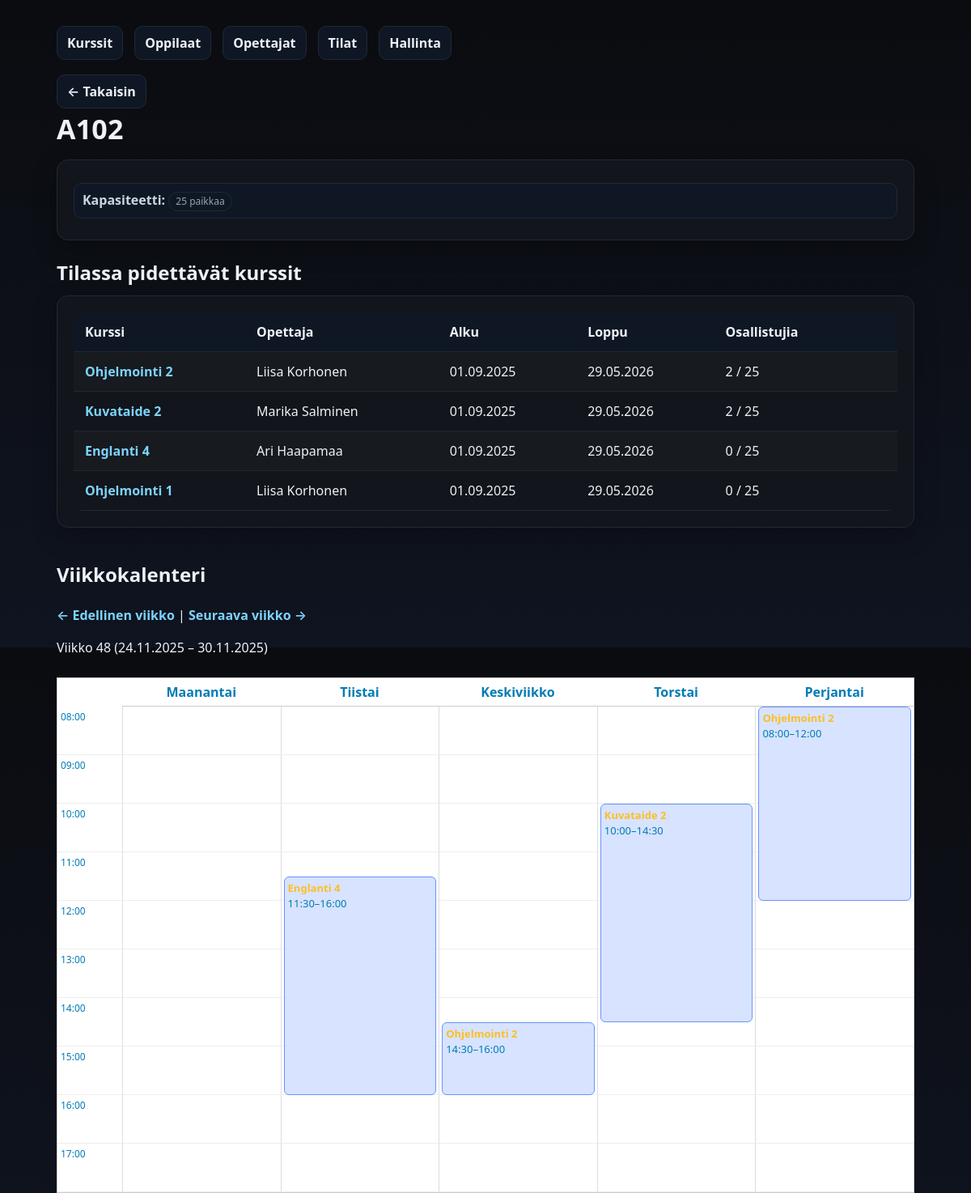
/kurssienhallinta/tila.php?id=2, run on the app's committed database.
### tables this page shows
CREATE TABLE `tilat` (
  `tila_id` int(11) NOT NULL,
  `tila_nimi` varchar(50) NOT NULL,
  `paikkoja` int(11) NOT NULL
);

CREATE TABLE `kurssit` (
  `kurssi_id` int(11) NOT NULL,
  `kurssin_tunnus` varchar(20) NOT NULL,
  `kurssi_nimi` varchar(100) NOT NULL,
  `kurssikuvaus` text DEFAULT NULL,
  `aloituspaiva` date NOT NULL,
  `lopetuspaiva` date NOT NULL,
  `opettaja_id` int(11) NOT NULL,
  `tila_id` int(11) NOT NULL
);

### kurssienhallinta/tila.php (the view, shortened to what this page needs)
<?php
function finDate($date) {
    return date("d.m.Y", strtotime($date));
}
$pdo = getPDO();
$tila_id = (int)$_GET['id'];
$stmt = $pdo->prepare("SELECT tila_id, tila_nimi, paikkoja FROM tilat WHERE tila_id=?");
$stmt->execute([$tila_id]);
$tila = $stmt->fetch();
$sql = "
  SELECT k.kurssi_id, k.kurssi_nimi, k.aloituspaiva, k.lopetuspaiva,
         CONCAT(o.etunimi,' ',o.sukunimi) AS opettaja_nimi,
         COUNT(i.opiskelija_id) AS osallistujia
  FROM kurssit k
  LEFT JOIN opettajat o ON o.opettaja_id=k.opettaja_id
  LEFT JOIN ilmoittautuminen i ON i.kurssi_id=k.kurssi_id
  WHERE k.tila_id=?
  GROUP BY k.kurssi_id, opettaja_nimi, k.aloituspaiva, k.lopetuspaiva, k.kurssi_nimi
  ORDER BY k.aloituspaiva
";
$stmt = $pdo->prepare($sql);
$stmt->execute([$tila_id]);
$kurssit = $stmt->fetchAll();
$cap = (int)$tila['paikkoja'];
$week = isset($_GET['week']) ? (int)$_GET['week'] : date("W");
$year = isset($_GET['year']) ? (int)$_GET['year'] : date("Y");
$dt = new DateTime();
$dt->setISODate($year, $week);
$weekStart = $dt->format("Y-m-d");
$dt->modify("+6 days");
$weekEnd = $dt->format("Y-m-d");
$paivat = ["Maanantai","Tiistai","Keskiviikko","Torstai","Perjantai"];
?>
<!doctype html>
<html lang="fi">
<head>
  <link rel="stylesheet" href="styles.css">
</head>
<body>
  <div class="container">
    <div class="nav">
      <a href="index.php">Kurssit</a>
      <a href="oppilaat.php">Oppilaat</a>
      <a href="opettajat.php">Opettajat</a>
      <a href="tilat.php">Tilat</a>
      <a href="admin.php">Hallinta</a>
    </div>
    <a class="back" href="tilat.php">← Takaisin</a>
    <h1 class="page-title"><?= htmlspecialchars($tila['tila_nimi']) ?></h1>
    <div class="card">
      <div class="meta">
        <div><strong>Kapasiteetti:</strong> <span class="badge"><?= $cap ?> paikkaa</span></div>
      </div>
    </div>
    <h2 style="margin:22px 0 10px">Tilassa pidettävät kurssit</h2>
    <div class="card table-wrap">
      <table>
        <thead><tr><th>Kurssi</th><th>Opettaja</th><th>Alku</th><th>Loppu</th><th>Osallistujia</th><th></th></tr></thead>
        <tbody>
          <?php if (!$kurssit): ?>
            <tr><td colspan="6" class="muted">Ei kursseja.</td></tr>
          <?php else: foreach($kurssit as $k): $over = (int)$k['osallistujia'] > $cap; ?>
            <tr class="<?= $over ? 'warn' : '' ?>">
              <td><a href="kurssi.php?id=<?= (int)$k['kurssi_id'] ?>"><?= htmlspecialchars($k['kurssi_nimi']) ?></a></td>
              <td><?= htmlspecialchars($k['opettaja_nimi'] ?? '—') ?></td>
              <td><?= finDate($k['aloituspaiva']) ?></td>
              <td><?= finDate($k['lopetuspaiva']) ?></td>
              <td><?= (int)$k['osallistujia'] ?> / <?= $cap ?></td>
              <td><?= $over ? '<span class="badge">⚠️</span>' : '' ?></td>
            </tr>
          <?php endforeach; endif; ?>
        </tbody>
      </table>
    </div>
<h2 style="margin-top:40px;">Viikkokalenteri</h2>
<p>
  <a href="tila.php?id=<?= $tila_id ?>&week=<?= $week-1 ?>&year=<?= $year ?>">← Edellinen viikko</a>
  |
  <a href="tila.php?id=<?= $tila_id ?>&week=<?= $week+1 ?>&year=<?= $year ?>">Seuraava viikko →</a>
</p>
<p>Viikko <?= $week ?> (<?= finDate($weekStart) ?> – <?= finDate($weekEnd) ?>)</p>
<div class="calendar-grid">
    <?php
    $startHour = 8;
    $endHour = 17;
    ?>
    <div></div>
    <?php foreach ($paivat as $pv): ?>
        <div style="text-align:center; padding:5px; font-weight:bold; border-bottom:1px solid #ccc;">
            <?= $pv ?>
        </div>
    <?php endforeach; ?>
    <?php for ($h = $startHour; $h <= $endHour; $h++): ?>
        <div class="time-cell"><?= sprintf("%02d:00", $h) ?></div>
        <?php foreach ($paivat as $pv): ?>
            <div class="day-column" data-day="<?= $pv ?>"></div>
        <?php endforeach; ?>
    <?php endfor; ?>
</div>
  </div>
</body>
</html>

### kurssienhallinta/styles.css (style rules this page uses)
:root { --bg:#0b0c10; --card:#12151b; --muted:#98a2b3; --text:#edf2f7; --accent:#6ea8fe; --danger:#ef4444; --border:#1f2937; }
* { box-sizing:border-box }
html,body { height:100% }
body { margin:0; font:16px/1.5 system-ui,-apple-system,Segoe UI,Roboto,Ubuntu,'Helvetica Neue',Arial; background:linear-gradient(180deg,#0b0c10 0%, #0f1420 100%); color:var(--text); }
.container { max-width:1100px;margin:32px auto;padding:0 20px }
.card { background:var(--card); border:1px solid var(--border); border-radius:14px; padding:20px; box-shadow:0 10px 30px rgba(0,0,0,.25); }
.page-title { margin:0 0 12px; font-size:clamp(24px,3.2vw,34px); letter-spacing:.2px; }
.nav { display:flex;gap:14px;flex-wrap:wrap;margin:0 0 18px }
.nav a,.back { color:var(--text); text-decoration:none; background:#0f1724; border:1px solid var(--border); padding:8px 12px;border-radius:10px; transition:all .15s ease; }
.back { display:inline-flex;align-items:center;gap:8px }
.table-wrap { overflow:auto }
table { width:100%;border-collapse:collapse;border-radius:12px;overflow:hidden }
th,td { padding:12px 14px;border-bottom:1px solid var(--border);text-align:left;vertical-align:top }
thead th { background:#0f1724;font-weight:600 }
tbody tr:nth-child(odd) { background:rgba(255,255,255,.02) }
.badge { display:inline-block;padding:2px 8px;border-radius:999px;font-size:12px;border:1px solid var(--border);color:var(--muted) }
.meta { display:grid;grid-template-columns:repeat(auto-fit,minmax(220px,1fr));gap:10px;margin:8px 0 6px }
.meta div { background:#0f1724;border:1px solid var(--border);padding:8px 10px;border-radius:10px }
.meta strong { font-weight:600;color:#cbd5e1 }
a { color: #7dd3fc; text-decoration: none; font-weight: 600; transition: color .15s ease; }

### kurssienhallinta/tila.php (style rules this page uses)
.calendar-grid { display: grid; grid-template-columns: 80px repeat(5, 1fr); border: 1px solid #ccc; margin-top: 25px; background: #fff; color: #007cb5ff; }
.time-cell { border-bottom: 1px solid #eee; height: 60px; padding: 4px; font-size: 12px; color: #007cb5ff; }
.day-column { position: relative; border-left: 1px solid #ddd; border-bottom: 1px solid #eee; }

### data on the page
tilat: tila_nimi "A102", paikkoja "25"
kurssit: kurssi_nimi "Ohjelmointi 2", opettaja_nimi "Liisa Korhonen", aloituspaiva "01.09.2025", lopetuspaiva "29.05.2026", osallistujia "2", tila.paikkoja "25"
kurssit: kurssi_nimi "Kuvataide 2", opettaja_nimi "Marika Salminen", aloituspaiva "01.09.2025", lopetuspaiva "29.05.2026", osallistujia "2", tila.paikkoja "25"
kurssit: kurssi_nimi "Englanti 4", opettaja_nimi "Ari Haapamaa", aloituspaiva "01.09.2025", lopetuspaiva "29.05.2026", osallistujia "0", tila.paikkoja "25"
kurssit: kurssi_nimi "Ohjelmointi 1", opettaja_nimi "Liisa Korhonen", aloituspaiva "01.09.2025", lopetuspaiva "29.05.2026", osallistujia "0", tila.paikkoja "25"

### other printed values
$week "48"
$pv "Maanantai"
$pv "Tiistai"
$pv "Keskiviikko"
$pv "Torstai"
$pv "Perjantai"
